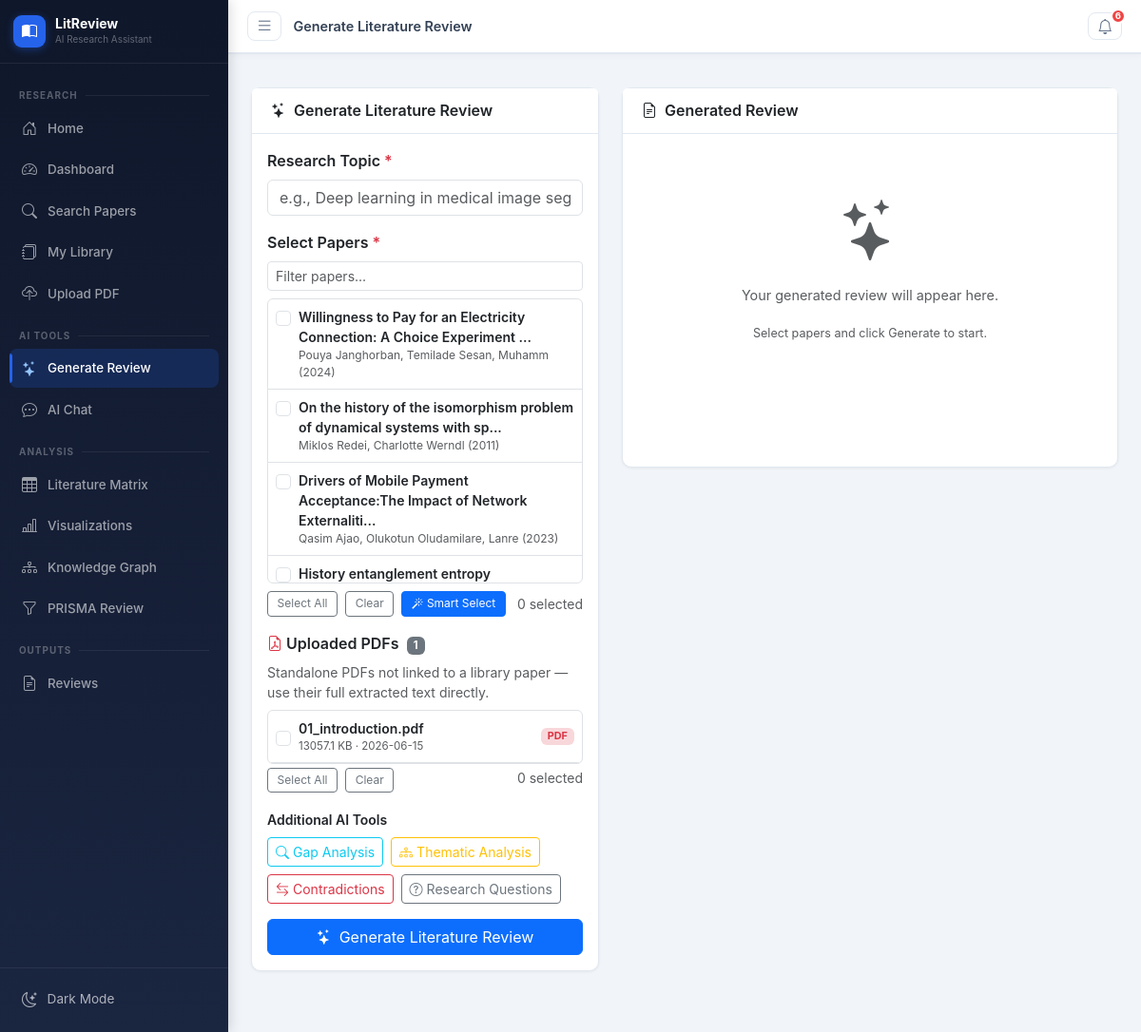
Screenshot of /ai/generate-review with the database file from the repository.
### tables this page shows
CREATE TABLE papers (
            id INTEGER PRIMARY KEY AUTOINCREMENT,
            title TEXT NOT NULL,
            authors TEXT,
            abstract TEXT,
            year INTEGER,
            doi TEXT,
            url TEXT,
            journal TEXT,
            citations_count INTEGER DEFAULT 0,
            source TEXT,
            keywords TEXT,
            full_text TEXT,
            created_at TIMESTAMP DEFAULT CURRENT_TIMESTAMP
        );

CREATE TABLE paper_files (
            id INTEGER PRIMARY KEY AUTOINCREMENT,
            paper_id INTEGER,
            filename TEXT,
            original_name TEXT,
            file_path TEXT,
            file_size INTEGER,
            extracted_text TEXT,
            sections TEXT,
            ocr_used INTEGER DEFAULT 0,
            created_at TIMESTAMP DEFAULT CURRENT_TIMESTAMP,
            FOREIGN KEY (paper_id) REFERENCES papers(id)
        );

### blueprints/ai_features.py (the view)
@ai_bp.route('/generate-review', methods=['GET', 'POST'])
def generate_review():
    site = get_site_settings()
    db = get_db()
    papers_list = db.execute('SELECT id, title, authors, year, abstract FROM papers ORDER BY created_at DESC').fetchall()
    uploaded_files = db.execute(
        'SELECT id, original_name, file_size, created_at FROM paper_files WHERE paper_id IS NULL ORDER BY created_at DESC'
    ).fetchall()
    db.close()
    return render_template('ai/generate_review.html', site=site, papers=papers_list,
                           uploaded_files=uploaded_files, notifications=get_notifications())

### blueprints/ai_features.py (called while the page is built)
def get_site_settings():
    db = get_db()
    rows = db.execute('SELECT key, value FROM site_settings').fetchall()
    db.close()
    return {r['key']: r['value'] for r in rows}

def get_notifications():
    db = get_db()
    rows = db.execute('SELECT * FROM notifications WHERE is_read=0 ORDER BY created_at DESC LIMIT 10').fetchall()
    db.close()
    return [dict(r) for r in rows]

### models/__init__.py (called while the page is built)
def get_db():
    conn = sqlite3.connect(Config.DATABASE_PATH)
    conn.row_factory = sqlite3.Row
    return conn

### templates/ai/generate_review.html (shortened to what this page needs)
{% extends "base.html" %}
{% block page_title %}Generate Literature Review{% endblock %}
{% block content %}
<div class="row">
  <div class="col-lg-5">
    <div class="card shadow-sm mb-3">
      <div class="card-header"><h6 class="mb-0 fw-semibold"><i class="bi bi-stars me-2"></i>Generate Literature Review</h6></div>
      <div class="card-body">
        <div class="mb-3">
          <label class="form-label fw-semibold">Research Topic <span class="text-danger">*</span></label>
          <input type="text" class="form-control" id="reviewTopic" placeholder="e.g., Deep learning in medical image segmentation">
        </div>
        <div class="mb-3">
          <label class="form-label fw-semibold">Select Papers <span class="text-danger">*</span></label>
          <div class="input-group input-group-sm mb-2">
            <input type="text" class="form-control" id="paperSearch" placeholder="Filter papers..." oninput="filterPapers(this.value)">
          </div>
          {% if papers %}
          <div id="paperList" style="max-height:300px;overflow-y:auto;" class="border rounded">
            {% for paper in papers %}
            <label class="d-flex align-items-start p-2 border-bottom cursor-pointer paper-item" style="cursor:pointer;"
              data-title="{{ (paper.title or '')|lower }}"
              data-abstract="{{ ((paper.abstract or '')[:300])|lower }}"
              data-year="{{ paper.year or 0 }}">
              <input type="checkbox" class="form-check-input mt-1 me-2 paper-checkbox" value="{{ paper.id }}" id="paper-{{ paper.id }}">
              <div class="flex-grow-1">
                <div class="d-flex align-items-start justify-content-between gap-1">
                  <div class="small fw-semibold paper-title" data-raw-title="{{ paper.title[:70] }}{% if paper.title|length > 70 %}...{% endif %}">{{ paper.title[:70] }}{% if paper.title|length > 70 %}...{% endif %}</div>
                </div>
                <div class="text-muted" style="font-size:0.75rem;">{{ paper.authors[:40] if paper.authors else '' }} {% if paper.year %}({{ paper.year }}){% endif %}</div>
              </div>
            </label>
            {% endfor %}
          </div>
          <div class="d-flex gap-2 mt-2 align-items-center flex-wrap">
            <button class="btn btn-xs btn-outline-secondary" onclick="selectAll()">Select All</button>
            <button class="btn btn-xs btn-outline-secondary" onclick="selectNone()">Clear</button>
            <button class="btn btn-xs btn-primary" id="smartSelectBtn" onclick="smartSelect()" title="Auto-select the most relevant papers for your topic">
              <i class="bi bi-magic me-1"></i>Smart Select
            </button>
            <span class="text-muted small ms-auto" id="selectedCount">0 selected</span>
          </div>
          {% else %}
          <div class="alert alert-info small">
            <i class="bi bi-info-circle me-1"></i>No papers in library.
            <a href="/search">Search and save papers</a> first.
          </div>
          {% endif %}
        </div>
        {% if uploaded_files %}
        <div class="mb-3">
          <label class="form-label fw-semibold">
            <i class="bi bi-file-earmark-pdf me-1 text-danger"></i>Uploaded PDFs
            <span class="badge bg-secondary ms-1" style="font-size:0.7rem;">{{ uploaded_files|length }}</span>
          </label>
          <p class="text-muted small mb-2">Standalone PDFs not linked to a library paper — use their full extracted text directly.</p>
          <div class="border rounded" style="max-height:200px;overflow-y:auto;">
            {% for f in uploaded_files %}
            <label class="d-flex align-items-center p-2 border-bottom" style="cursor:pointer;">
              <input type="checkbox" class="form-check-input me-2 file-checkbox" value="{{ f.id }}">
              <div class="flex-grow-1 overflow-hidden">
                <div class="small fw-semibold text-truncate">{{ f.original_name or f.filename }}</div>
                <div class="text-muted" style="font-size:0.72rem;">
                  {{ (f.file_size / 1024)|round(1) }} KB &middot; {{ f.created_at[:10] if f.created_at else '' }}
                </div>
              </div>
              <span class="badge bg-danger-subtle text-danger ms-2 flex-shrink-0" style="font-size:0.68rem;">PDF</span>
            </label>
            {% endfor %}
          </div>
          <div class="d-flex gap-2 mt-1">
            <button class="btn btn-xs btn-outline-secondary" onclick="selectAllFiles()">Select All</button>
            <button class="btn btn-xs btn-outline-secondary" onclick="selectNoneFiles()">Clear</button>
            <span class="text-muted small ms-auto" id="selectedFileCount">0 selected</span>
          </div>
        </div>
        {% endif %}
        <div class="mb-3">
          <label class="form-label fw-semibold small">Additional AI Tools</label>
          <div class="d-flex flex-wrap gap-2">
            <button class="btn btn-sm btn-outline-info" onclick="runGapAnalysis()"><i class="bi bi-search me-1"></i>Gap Analysis</button>
            <button class="btn btn-sm btn-outline-warning" onclick="runThematic()"><i class="bi bi-diagram-3 me-1"></i>Thematic Analysis</button>
            <button class="btn btn-sm btn-outline-danger" onclick="runContradictions()"><i class="bi bi-arrow-left-right me-1"></i>Contradictions</button>
            <button class="btn btn-sm btn-outline-secondary" onclick="runResearchQ()"><i class="bi bi-question-circle me-1"></i>Research Questions</button>
          </div>
        </div>
        <button class="btn btn-primary w-100" id="generateBtn" onclick="generateReview()">
          <i class="bi bi-stars me-2"></i>Generate Literature Review
        </button>
      </div>
    </div>
  </div>
  <div class="col-lg-7">
    <div class="card shadow-sm" id="resultCard" style="min-height:400px;">
      <div class="card-header d-flex justify-content-between align-items-center">
        <h6 class="mb-0 fw-semibold"><i class="bi bi-file-earmark-text me-2"></i>Generated Review</h6>
      </div>
      <div class="card-body">
        <div id="reviewContent" class="review-output">
          <div class="text-center py-5 text-muted">
            <i class="bi bi-stars display-3 opacity-15"></i>
            <p class="mt-3">Your generated review will appear here.</p>
            <p class="small">Select papers and click Generate to start.</p>
          </div>
        </div>
      </div>
    </div>
  </div>
</div>
{% endblock %}

### static/css/style.css (style rules this page uses)
:root { --primary: #2563eb; --primary-soft: rgba(37, 99, 235, 0.1); --success-soft: rgba(22, 163, 74, 0.1); --warning-soft: rgba(217, 119, 6, 0.1); --info-soft: rgba(8, 145, 178, 0.1); --sidebar-w: 240px; --sidebar-bg: #1e293b; --top-nav-h: 56px; }
body { font-family: 'Inter', -apple-system, BlinkMacSystemFont, 'Segoe UI', sans-serif; background: #f1f5f9; color: #1e293b; overflow-x: hidden; }
.card { border: 1px solid #e2e8f0; border-radius: 10px; }
.card-header { background: white; border-bottom: 1px solid #e2e8f0; padding: 0.875rem 1.25rem; font-size: 0.9rem; }
.shadow-sm { box-shadow: 0 1px 3px rgba(0,0,0,0.06) !important; }
.review-output { font-size: 0.9rem; line-height: 1.8; }
.btn-xs { padding: 0.2rem 0.6rem; font-size: 0.75rem; border-radius: 4px; }

### rows the page displays
papers: title "Willingness to Pay for an Electricity Connection: A Choice Experiment", authors "Pouya Janghorban, Temilade Sesan, Muhamm", year "2024"
papers: title "On the history of the isomorphism problem of dynamical systems with sp", authors "Miklos Redei, Charlotte Werndl", year "2011"
papers: title "Drivers of Mobile Payment Acceptance:The Impact of Network Externaliti", authors "Qasim Ajao, Olukotun Oludamilare, Lanre", year "2023"
papers: title "History entanglement entropy"
paper_files: original_name "01_introduction.pdf", (f.file_size/1024)|round(1) "13057.1", created_at "2026-06-15"

### other values shown
{{ g_notif_count }} "6"
{{ uploaded_files|length }} "1"
